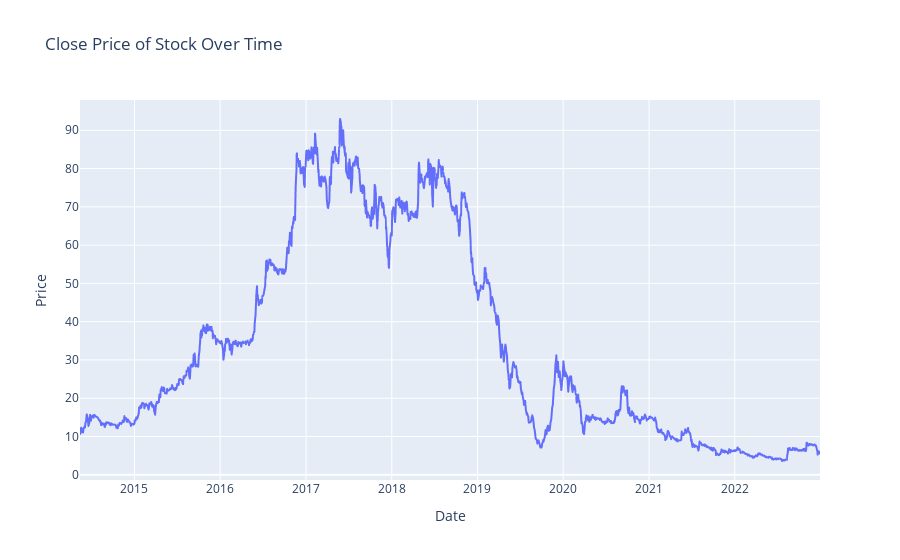

Notebook code cell kept with this figure:
### Code cell
# Plot the close price of the stock over time using Plotly
fig = px.line(df, x=df.Date, y='Price', title='Close Price of Stock Over Time')
fig.show()

### Figure 1 — Plotly figure (JSON) as saved in the notebook; plotly's stock layout.template omitted (floating-point values rounded to 4 significant figures; data arrays with more than 128 entries replaced by an {"elided": "..."} marker saying what was removed)
{"data": [{"hovertemplate": "Date=%{x}<br>Price=%{y}<extra></extra>", "legendgroup": "", "line": {"color": "#636efa", "dash": "solid"}, "marker": {"symbol": "circle"}, "mode": "lines", "name": "", "showlegend": false, "type": "scattergl", "x": {"elided": "2139 str values"}, "xaxis": "x", "y": {"elided": "2139 float values"}, "yaxis": "y"}], "layout": {"legend": {"tracegroupgap": 0}, "title": {"text": "Close Price of Stock Over Time"}, "xaxis": {"anchor": "y", "domain": [0, 1], "title": {"text": "Date"}}, "yaxis": {"anchor": "x", "domain": [0, 1], "title": {"text": "Price"}}}}
